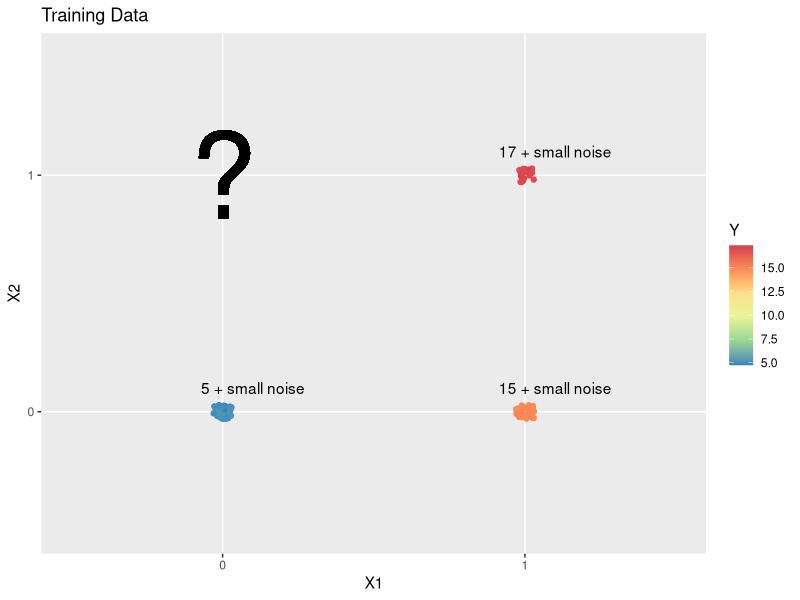

Write the R code that produced this figure.
## ---- chunk 1
library(ggplot2)
library(knitr)

ColorScale <- function(...) {
  return(scale_color_gradientn(colours = c('#3288bd','#99d594','#e6f598', '#fee08b', '#fc8d59', '#d53e4f'), na.value="lightgrey", ...))
}


nTrain <- 100
X1 <- sample(c(0, 1), size=nTrain, replace=TRUE)
X2 <- ifelse(X1 == 0, 0, sample(c(0, 1), size=nTrain, replace=TRUE))
train <- data.frame(X1, X2, stringsAsFactors=TRUE)
train$Y <-  5 + 10*X1 + 2*X2
uniques <- unique(train)
train$Y <- train$Y + rnorm(n=nTrain, sd=.1)
uniques$Y <- sprintf("%d + small noise", uniques$Y)
uniquesWithQuestionMark <- rbind(uniques, data.frame(X1 = 0, X2 = 1, Y = "?"))

uniquesForLabelingPlot <- transform(uniques, X1 = X1 + 1.1, X2 = X2 + 1.1)

ggplot(train) + 
  geom_point(aes(x=factor(X1), y=factor(X2), color=Y), position=position_jitter(.03, .03)) + 
  geom_text(aes(x=factor(0), y=factor(1), label=I("?")), size=30) +
  geom_text(aes(x=X1, y=X2, label=Y), data=uniquesForLabelingPlot) +
  ColorScale() + 
  ggtitle("Training Data") + 
  xlab("X1") + ylab("X2")

## ---- chunk 2
library(xtable)
print(xtable(uniquesWithQuestionMark, digits=rep(0,4), align=rep("c", 4)), type="html", include.rownames=FALSE)
## ---- chunk 3

# chart showing predictions / parallel lines -- label on "prediction" as "previously unseen"

## ---- chunk 4
test <- expand.grid(X1 = 0:1,  X2 = 0:1)
# ?randomForest
# library(randomForest)
# rf <- randomForest(train, y = Y, mtry=2, ntree=1)
# 
# test$YHat <- predict(rf, test)
# test
# table(train)
# 
# 
# rf$forest$leftDaughter
# rf$forest$rightDaughter
# 

# Title: An Interaction or Not? Know Your Priors

# chart-- training data (colored by Y... or use numbers), question mark where we don't have any
# 
# Two reasonable possibilities are...:
# 
# I'll use this extreme example to probe a few types of models 
# 
# ## Random Forest
# 
# learns interaction
# 
# ## Linear regression (no interaction)
# 
# 
# ## Linear regression (with interaction)
# 
# ## BART

